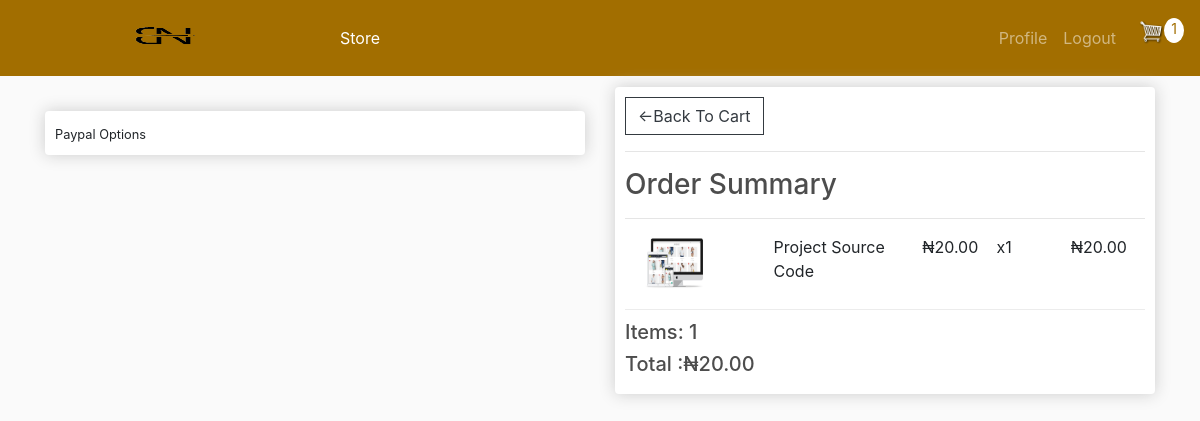
Screenshot of /checkout/ (signed in) with the database file from the repository.
### store/models.py (models this page shows, shortened)
class OrderItem(models.Model):
    product = models.ForeignKey(Product, on_delete=models.SET_NULL,null=True,blank=True)
    order = models.ForeignKey(Order, on_delete=models.SET_NULL,null=True,blank=True)
    quantity = models.IntegerField(default=0,null=True,blank=True)
    date_added = models.DateTimeField(auto_now_add=True)
    @property
    def get_total(self):
        total = self.product.price * self.quantity
        return total

class Product(models.Model):
    name= models.CharField(max_length=200, null=True)
    price = models.DecimalField(max_digits=10,decimal_places=2)
    digital= models.BooleanField(default=False,null=True,blank=False)
    image = models.ImageField(null=True,blank=True)
    @property
    def imageUrl(self):
        try:
            url = self.image.url
        except:
            url = ''
        return url

class Order(models.Model):
    customer = models.ForeignKey(Customer, on_delete=models.SET_NULL,null=True,blank=True)
    date_ordered= models.DateTimeField(auto_now_add=True)
    complete= models.BooleanField(default=False,null=True,blank=False)
    transaction_id = models.CharField(max_length=200,null=True)
    @property
    def get_cart_total(self):
        orderitems = self.orderitem_set.all()
        total = sum([item.get_total for item in orderitems])
        return total
    @property
    def get_cart_items(self):
        orderitems = self.orderitem_set.all()
        total = sum([item.quantity for item in orderitems])
        return total
    @property
    def shipping(self):
        shipping=False
        orderitems = self.orderitem_set.all()
        for i in orderitems:
            if i.product.digital == False:
                shipping=True
        return shipping

### store/views.py (the view)
# urls.py: path('checkout/',views.checkout, name='checkout'),
def checkout(request):
    data = cartData(request)
    cartItems = data['cartItems']
    order = data['order']
    items = data['items']
    context = {'items':items, 'order':order,"cartItems":cartItems}
    return render(request, 'store/checkout.html', context)

### store/utils.py (called while the page is built, shortened)
def cartData(request):
    if request.user.is_authenticated:
        customer = request.user.customer
        order, created = Order.objects.get_or_create(customer=customer,complete=False)
        items = order.orderitem_set.all()
        cartItems = order.get_cart_items
    return {'cartItems': cartItems, 'order': order, 'items': items }

### store/templates/store/checkout.html (shortened to what this page needs)
{% extends "store/main.html" %}
{% load static %}
{% block content%}
<div class="row">
    <div class="col-lg-6">
        <br>
        <div class="box-element hidden" id="payment-info">
            <small>Paypal Options</small>
        </div>
    </div>
    <div class="col-lg-6">
        <div class="box-element">
            <a class="btn btn-outline-dark" href="{% url 'cart' %}">&#x2190;Back To Cart</a>
            <hr>
            <h3>Order Summary</h3>
            <hr>
            {% for item in items %}
            <div class="cart-row">
                <div style="flex:2"><img class="row-image" src="{{item.product.imageUrl}}" alt=""></div>
                <div style="flex:2"><p>{{item.product.name}}</p></div>
                <div style="flex:1"><p>&#8358;{{item.product.price|floatformat:2}}</p></div>
                <div style="flex:1"><p>x{{item.quantity}}</p></div>
                <div style="flex:1"><p>&#8358;{{item.get_total|floatformat:2}}</p></div>
            </div>
            {% endfor %}
            <h5>Items: {{order.get_cart_items}}</h5>
            <h5>Total :&#8358;{{order.get_cart_total|floatformat:2}}</h5>
        </div>
    </div>
</div>
{% endblock content %}

### static/css/main.css (style rules this page uses)
body { background-color: hsl(0, 0%, 98%); }
h1,h2,h3,h4,h5,h6 { color:hsl(0, 0%, 30%); }
.box-element { box-shadow:hsl(0, 0%, 80%) 0 0 16px; background-color: #fff; border-radius: 4px; padding: 10px; }
.col-lg-4, .col-lg-6, .col-lg-8, .col-lg-12 { margin-top: 10px; }
.btn { border-radius: 0; }
.row-image { width: 100px; }
.cart-row { display: flex; align-items: flex-stretch; padding-bottom: 10px; margin-bottom: 10px; border-bottom: 1px solid #ececec; }

### rows the page displays
OrderItem: product.imageUrl (picture), product.name "Project Source Code", product.price "20.00", quantity "1", get_total "20.00"
Order: get_cart_items "1", get_cart_total "20.00"

### other values shown
{{ cartItems }} "1"
